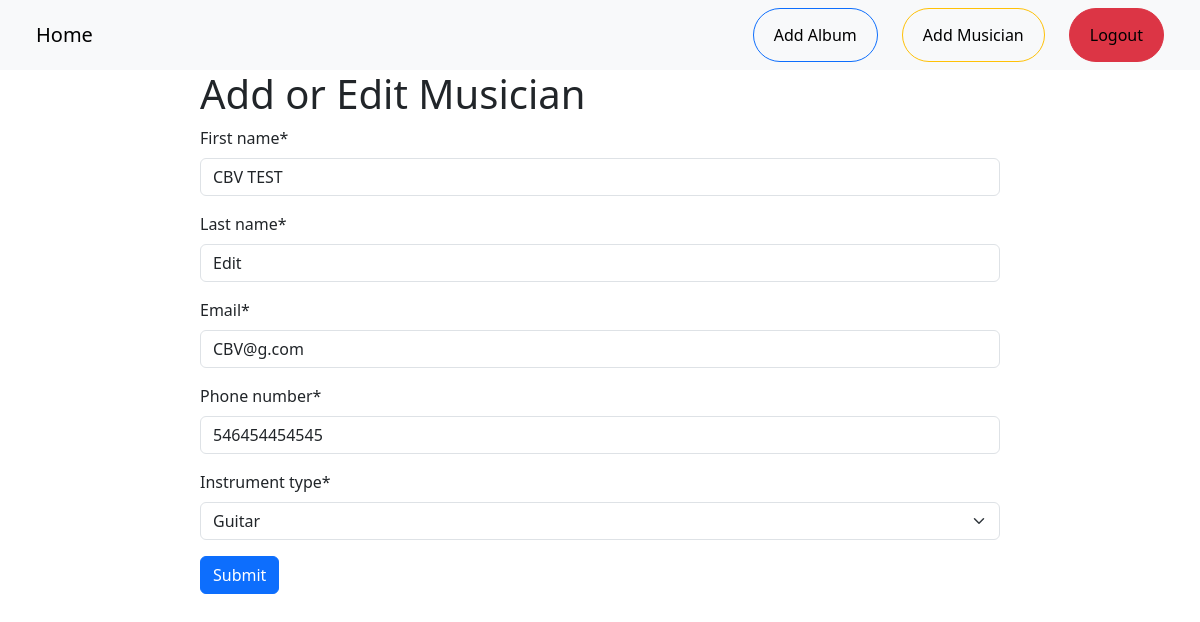
The page /musician/edit/16 (signed in) on the database its author committed.
### musician/models.py (models this page shows, shortened)
class MusicianModel(models.Model):
    first_name = models.CharField(max_length=50)
    last_name = models.CharField(max_length=50)
    email = models.EmailField(unique=True)
    phone_number = models.CharField(max_length=15)
    instrument_type = models.CharField(
        max_length=20, choices=INSTRUMENT_CHOICES, default="OTHER"
    )

### musician/views.py (the view)
# urls.py: path("edit/<int:id>", views.edit_musician.as_view(), name="edit_musician"),
@method_decorator(login_required, name="dispatch")
class edit_musician(UpdateView):
    model = MusicianModel
    form_class = MusicForm
    template_name = "add_musician.html"
    pk_url_kwarg = "id"
    success_url = reverse_lazy("home")

### musician/forms.py
class MusicForm(forms.ModelForm):
    class Meta:
        model = MusicianModel
        fields = "__all__"

### musician/templates/add_musician.html
{% extends "base.html" %} {% load crispy_forms_tags %} {% block content %}
<div style="width: 50rem; margin: auto">
  <h1>Add or Edit Musician</h1>
  <form method="POST">
    {% csrf_token %} {{ form | crispy}}
    <button class="btn btn-primary" type="submit">Submit</button>
  </form>
</div>
{%endblock content %}

### rows shown on the page
MusicianModel: first_name "CBV TEST", last_name "Edit", email "CBV@g.com", phone_number "546454454545", instrument_type "Guitar"
